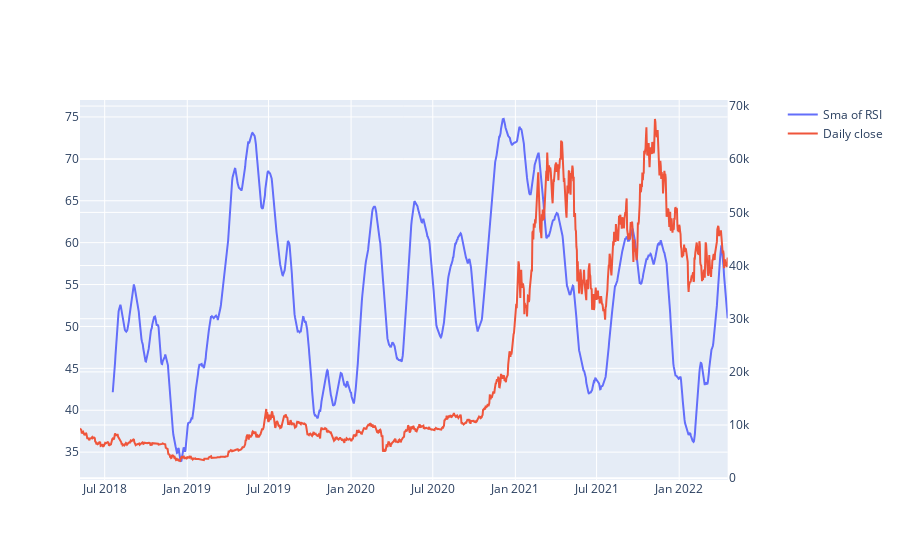

This figure's notebook cell:
### Code cell
risk["RSI-sma"]= risk["RSI"].rolling(60).mean()
fig = make_subplots(specs=[[{"secondary_y": True}]])
fig.add_trace(go.Line(x=risk['date'],y=risk['RSI-sma'],name="Sma of RSI"),secondary_y=False)
fig.add_trace(go.Line(x=risk['date'],y=risk['Close'],name="Daily close"),secondary_y=True)
fig.show()

### Figure 1 — Plotly figure (JSON) as saved in the notebook; plotly's stock layout.template omitted (floating-point values rounded to 4 significant figures; data arrays with more than 128 entries replaced by an {"elided": "..."} marker saying what was removed)
{"data": [{"name": "Sma of RSI", "type": "scatter", "x": {"elided": "1444 str values"}, "xaxis": "x", "y": {"elided": "1444 float values"}, "yaxis": "y"}, {"name": "Daily close", "type": "scatter", "x": {"elided": "1444 str values"}, "xaxis": "x", "y": {"elided": "1444 float values"}, "yaxis": "y2"}], "layout": {"xaxis": {"anchor": "y", "domain": [0, 0.94]}, "yaxis": {"anchor": "x", "domain": [0, 1]}, "yaxis2": {"anchor": "x", "overlaying": "y", "side": "right"}}}
